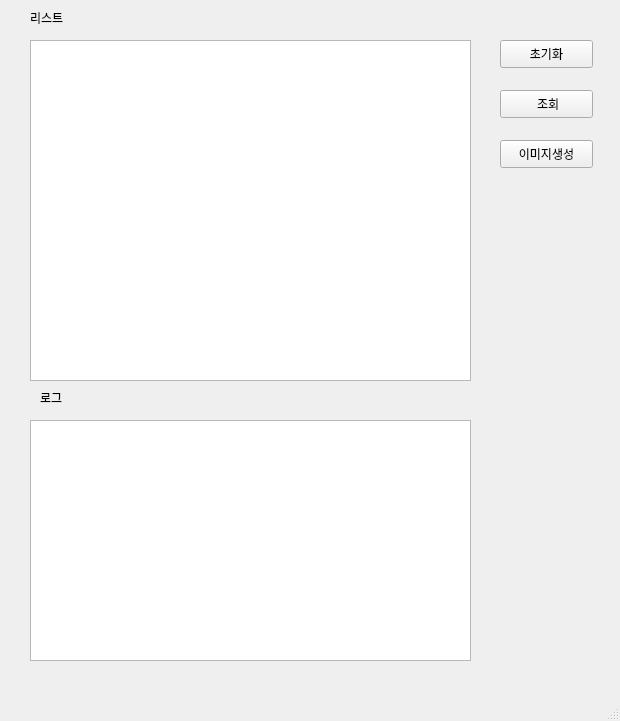
<?xml version="1.0" encoding="UTF-8"?>
<ui version="4.0">
 <class>MainWindow</class>
 <widget class="QMainWindow" name="MainWindow">
  <property name="geometry">
   <rect>
    <x>0</x>
    <y>0</y>
    <width>620</width>
    <height>721</height>
   </rect>
  </property>
  <property name="windowTitle">
   <string>MainWindow</string>
  </property>
  <widget class="QWidget" name="centralwidget">
   <widget class="QPushButton" name="inibtn">
    <property name="geometry">
     <rect>
      <x>500</x>
      <y>40</y>
      <width>93</width>
      <height>28</height>
     </rect>
    </property>
    <property name="text">
     <string>초기화</string>
    </property>
   </widget>
   <widget class="QPushButton" name="searchbtn">
    <property name="geometry">
     <rect>
      <x>500</x>
      <y>90</y>
      <width>93</width>
      <height>28</height>
     </rect>
    </property>
    <property name="text">
     <string> 조회</string>
    </property>
   </widget>
   <widget class="QLabel" name="label">
    <property name="geometry">
     <rect>
      <x>30</x>
      <y>10</y>
      <width>64</width>
      <height>15</height>
     </rect>
    </property>
    <property name="text">
     <string>리스트</string>
    </property>
   </widget>
   <widget class="QTextEdit" name="log">
    <property name="geometry">
     <rect>
      <x>30</x>
      <y>420</y>
      <width>441</width>
      <height>241</height>
     </rect>
    </property>
   </widget>
   <widget class="QLabel" name="label_2">
    <property name="geometry">
     <rect>
      <x>40</x>
      <y>390</y>
      <width>64</width>
      <height>15</height>
     </rect>
    </property>
    <property name="text">
     <string>로그</string>
    </property>
   </widget>
   <widget class="QTableView" name="shoppingtableView">
    <property name="geometry">
     <rect>
      <x>30</x>
      <y>40</y>
      <width>441</width>
      <height>341</height>
     </rect>
    </property>
   </widget>
   <widget class="QPushButton" name="createimagbtn">
    <property name="geometry">
     <rect>
      <x>500</x>
      <y>140</y>
      <width>93</width>
      <height>28</height>
     </rect>
    </property>
    <property name="text">
     <string>이미지생성</string>
    </property>
   </widget>
  </widget>
  <widget class="QMenuBar" name="menubar">
   <property name="geometry">
    <rect>
     <x>0</x>
     <y>0</y>
     <width>620</width>
     <height>26</height>
    </rect>
   </property>
  </widget>
  <widget class="QStatusBar" name="statusbar"/>
 </widget>
 <resources/>
 <connections/>
</ui>
